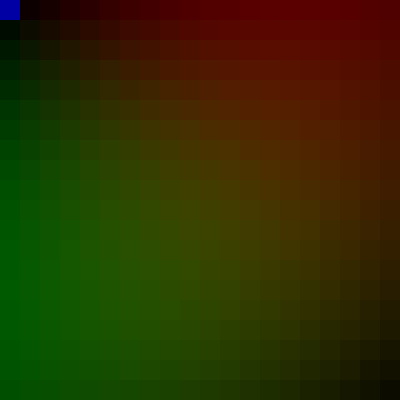
Frame 1 (no input)
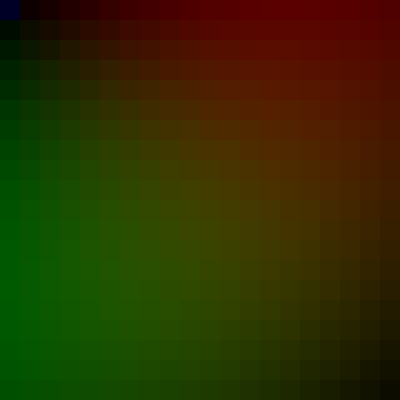
Frame 60 (the mouse pressed at the canvas centre just before this capture)
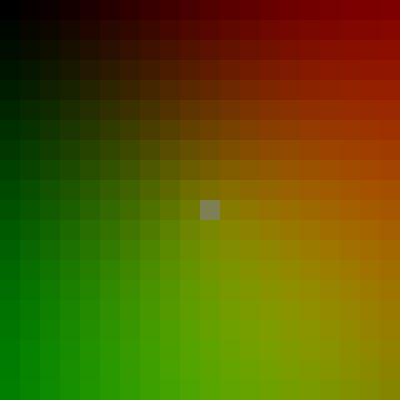
Frame 120 (the mouse held since frame 60 and released just before this capture)

The Processing sketch that drew these frames (run headless with seeded random() and noise(); from frame 60 on, the mouse is pressed at the canvas centre):

// Processing sketch: processing_99224
// ── processing_99224.pde

int xPos = 0;        //establish variables to hold x&y position
int yPos = 0;

float rFactor = 0;  //establish non-integer values for scaling colours
float gFactor = 0; 

int speedFactor = 1; //switches between 1 and -1 to control direction of square placement


void setup()
{
  size(400,400);  //set window size
  background(0);  
  frameRate(400);
}

void draw()
{
//for each y-position (j), draw a sequence of squares across
//the x-direction.

 for (int j = 0; j < 20; j = j + 1) { 
   
   for (int i = 0; i < 20; i = i + 1) {
     
     float mouseDistance_x = i - mouseX/20;  //distance between pointer and current square.
     float mouseDistance_y = j - mouseY/20;
     float mouseDistance = sqrt(sq(mouseDistance_x) + sq(mouseDistance_y));
     
     float mouseBrightness = 1 - mouseDistance/sqrt(800); //establish brightness factor, in terms of % of maximum possible distance from  a square.
     fill(255*(mouseBrightness)*(i/20.), 255*(mouseBrightness)*(j/20.),random(255)*floor(mouseBrightness)); //sets R&G values - increasing across window, but modified by mouse if nearby. 
     stroke(0,0);
     rect(i*20, j*20, 20,20);
   }
 }

  

  

  


   
}
